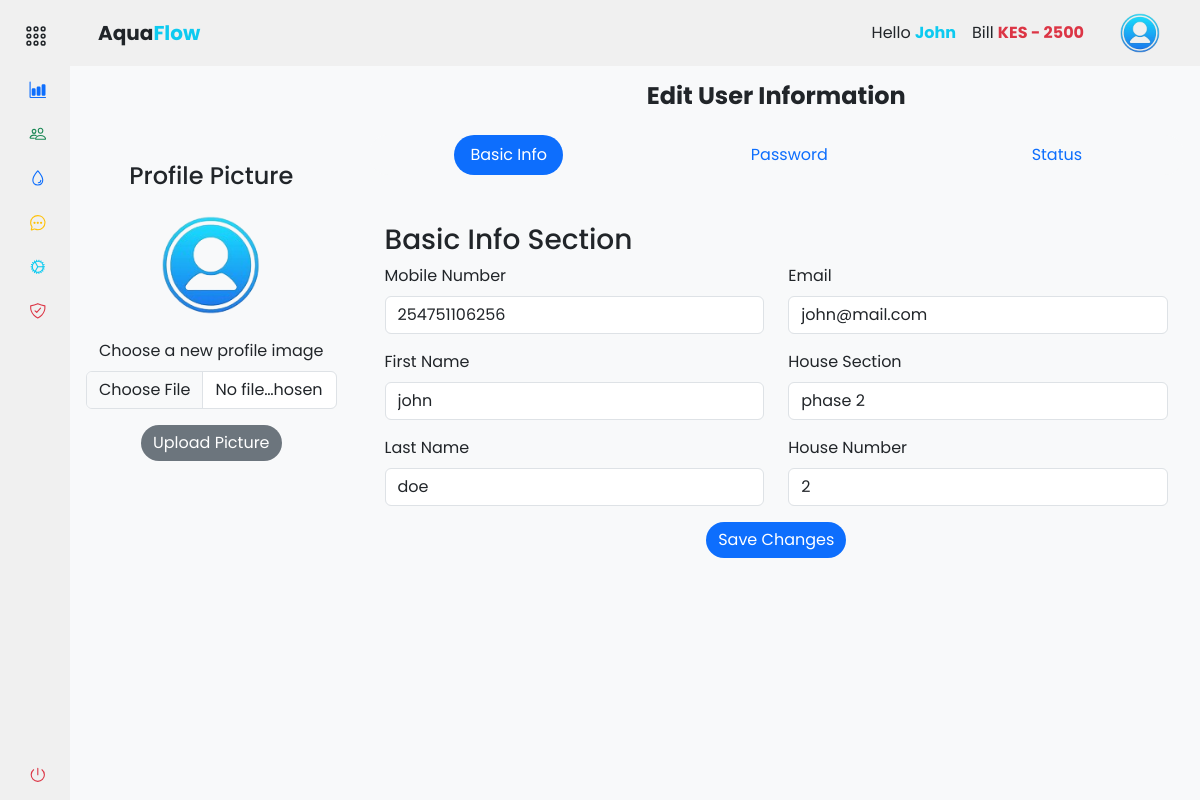
The app's page /accounts/people/edit_user/2 (signed in), older data.
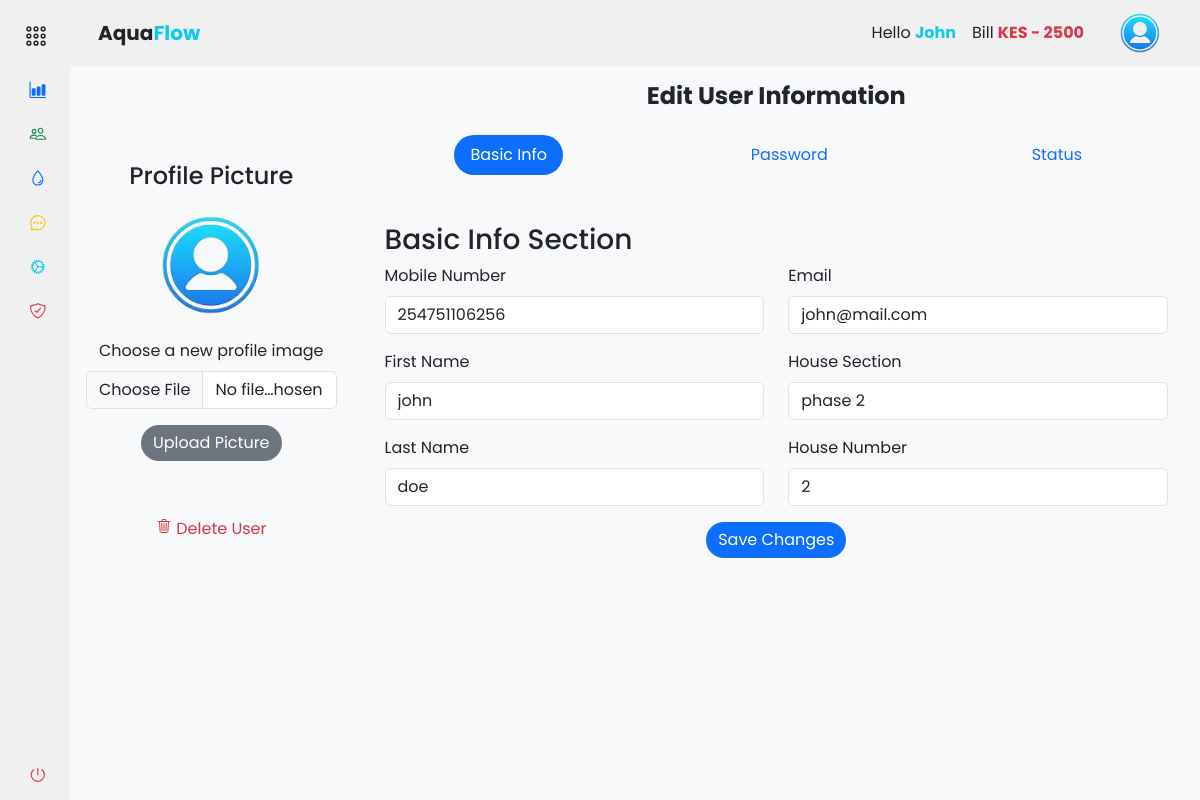
The same page, newer data.
### app/backend/accounts/people/routes.py (the view, shortened to what this page needs)
@people_bp.route('/edit_user/<int:user_id>', methods=['GET', 'POST'])
@login_required
def edit_user(user_id):
    if current_user.is_authenticated:
        user = User.query.get_or_404(user_id)
        form = EditUserForm(request.form, obj=user)
        form.populate_house_sections()
        return render_template('accounts/edit_people.html', user=user, form=form, hide_footer=True)
    else:
        return redirect(url_for('auth.login'))

### app/backend/accounts/accounts_context.py (called while the page is built)
def accounts_context():
    people = 'silas'
    bill = int('2500')
    return {'people': people, 'bill': bill}

def inject_now():
    return {'now': datetime.utcnow() + timedelta(hours=3)}

### app/backend/accounts/people/forms.py (called while the page is built)
    def populate_house_sections(self):
        settings = Settings.query.first()
        if settings and settings.house_sections:
            current_house_section = self.house_section.data
            self.house_section.choices = [(section, section) for section in settings.house_sections.split(',')]
            self.house_section.data = current_house_section

### app/assets/templates/accounts/edit_people.html (shortened to what the changed rows need)
{% extends "base.html" %} {% block content %}
<div class="container-fluid">
  <div class="row">
    <div class="col-md-3 mt-5 px-3">
      <div class="text-center mt-5 position-relative">
        {% if current_user.is_admin %}
        <ul class="nav nav-pills justify-content-center border-0">
          <li class="nav-item">
            <button
              class="nav-link rounded-pill text-danger"
              data-bs-toggle="modal"
              data-bs-target="#deleteUserModal"
            >
              <ion-icon name="trash-outline"></ion-icon>
              Delete User
            </button>
          </li>
        </ul>
        {% endif %}
      </div>
    </div>
  </div>
</div>
{% endblock %}

Row changes from the older to the newer data that the page shows:
changed User "John": is_admin False → True (drawn)
Text that changed along with them:
text now shown: "Delete User"
